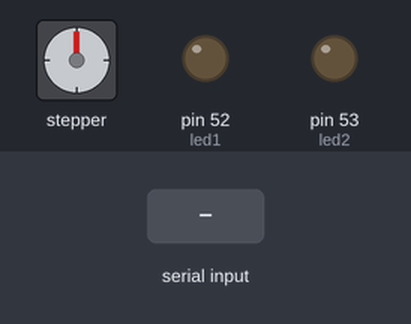
The sketch below on a simulated Arduino Mega 2560, built with avr-gcc and run on an emulated ATmega2560. Shown: stepper motor, output pins drawn as LEDs (lit = HIGH). Wiring (inferred from the names in the program): stepper motor driver (200 steps per turn assumed): step pin 12; direction pin 13. Inputs (shaded band) come from the test bench. Pins used as bus, display or sensor lines are not drawn.

Above: at 1.2 s.
1.3 s: "1" received over Serial
At 1.9 s:
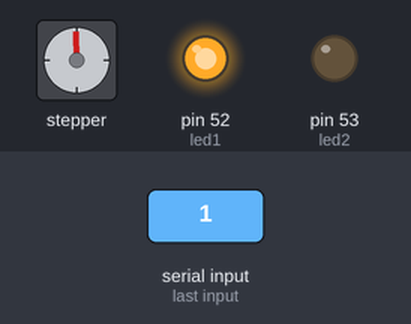
2.8 s: "2" received over Serial
At 4.0 s:
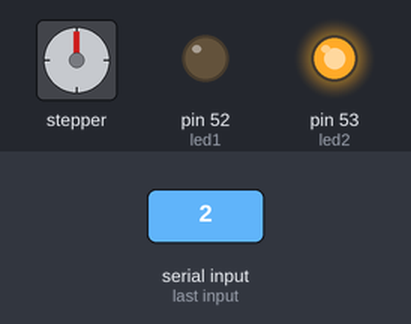
4.3 s: "0" received over Serial
At 5.3 s:
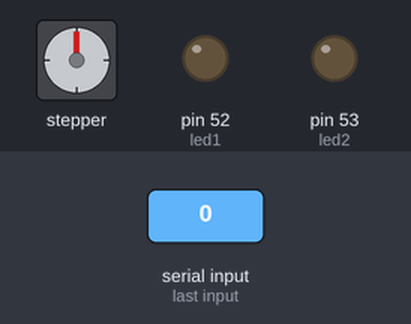
Timing chart, 0 to 7.3 s (numbered marks = the images above; inputs shaded):
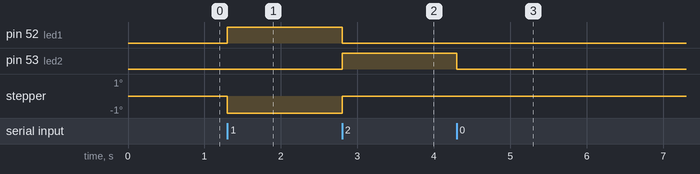

The sketch:

needleValveStepper.ino
```cpp
//Declare pin functions on Redboard
#define stp 12
#define dir 13
#define led1 52
#define led2 53

//Declare variables for functions
char PIDinput;
int x;

void setup() {
  pinMode(stp, OUTPUT);
  pinMode(dir, OUTPUT);
  pinMode(led1, OUTPUT);
  pinMode(led2, OUTPUT);
  digitalWrite(led1, LOW);
  digitalWrite(led2, LOW);
  resetEDPins(); //Set step and direction pins to default states
  Serial.begin(9600); //Open Serial
  while(Serial.read()>=0){}; //drop received incoming data
}

void loop() {
  while(Serial.available()){
      PIDinput = Serial.read();
      if (PIDinput == '1')
      {
        digitalWrite(led2, LOW);
        digitalWrite(led1,HIGH);
         StepForwardDefault();
      }
      else if(PIDinput =='2')
      {
        digitalWrite(led1,LOW);
        digitalWrite(led2, HIGH);
        ReverseStepDefault();
      }
      else if (PIDinput == '0')
      {
        digitalWrite(led1, LOW);
        digitalWrite(led2, LOW);
      }
      resetEDPins();
  }
}

//Reset Easy Driver's pins to default states
void resetEDPins()
{
  digitalWrite(stp, LOW);
  digitalWrite(dir, LOW);
}

//Default microstep mode function
void StepForwardDefault()
{
  digitalWrite(dir, LOW); //Pull direction pin low to move "forward"
  digitalWrite(stp,HIGH); //Trigger one step forward
  delay(1);
  digitalWrite(stp,LOW); //Pull step pin low so it can be triggered again
  delay(1);
}

//Reverse default microstep mode function
void ReverseStepDefault()
{
  digitalWrite(dir, HIGH); //Pull direction pin high to move in "reverse"
  digitalWrite(stp,HIGH); //Trigger one step
  delay(1);
  digitalWrite(stp,LOW); //Pull step pin low so it can be triggered again
  delay(1);
}
```

Measured:
- after the input at 4.3 s, pin 53 (led2): HIGH → LOW at once
